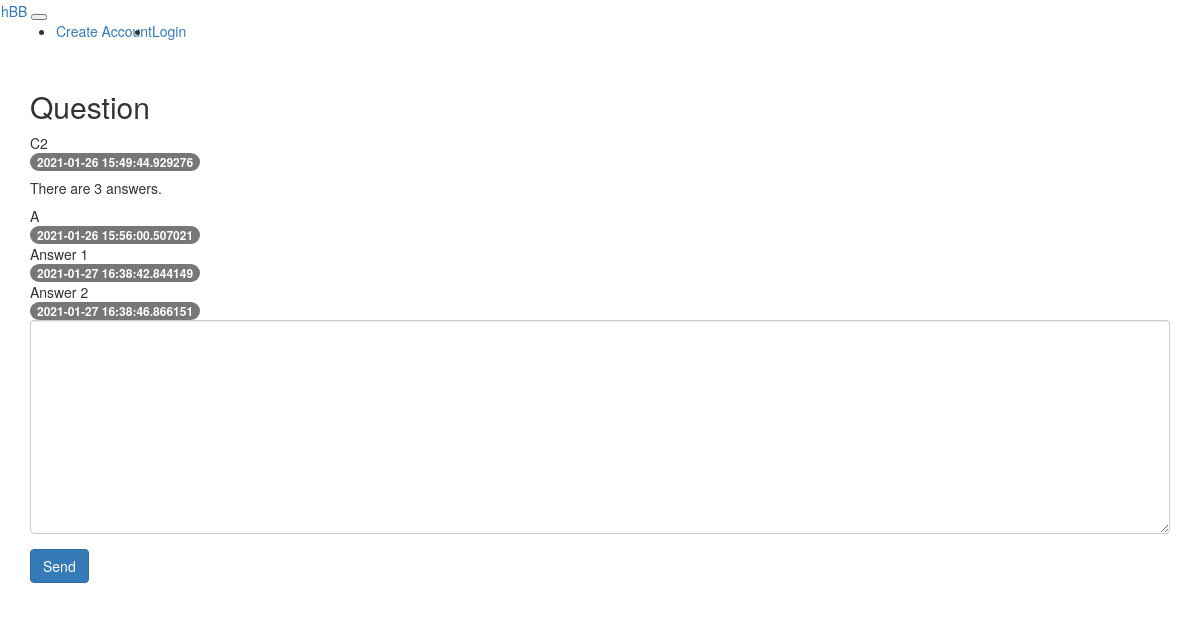
Screenshot of /question/detail/2/ with the database file from the repository.
### src/models/question.py (models this page shows)
class QuestionModel(db.Model):
    id = db.Column(db.Integer, primary_key=True)
    subject = db.Column(db.String(200), nullable=False)
    content = db.Column(db.Text(), nullable=False)
    created_date = db.Column(db.DateTime(), nullable=False)

### src/models/answer.py (models this page shows)
class AnswerModel(db.Model):
    id = db.Column(db.Integer, primary_key=True)
    question_id = db.Column(
        db.Integer, db.ForeignKey("question_model.id", ondelete="CASCADE")
    )
    question = db.relationship(
        "QuestionModel",
        backref=db.backref(
            "answer_set",
        ),
    )
    content = db.Column(db.Text(), nullable=False)
    created_date = db.Column(db.DateTime(), nullable=False)

### src/views/question_views.py (the view)
@bp.route("/detail/<int:question_id>/")
def detail(question_id):
    form = AnswerForm()
    question = QuestionModel.query.get_or_404(question_id)
    return render_template("question/question_detail.html", question=question, form=form)

### src/forms.py
class AnswerForm(FlaskForm):
    content = TextAreaField('Content', validators=[DataRequired()])

### src/templates/question/question_detail.html (shortened to what this page needs)
{% extends "base.html" %}
{% block content %}
<div class="container my-3">
    <h2 class="border-bottom py-2">{{ question.subject }}</h2>
    <div class="card my-3">
        <div class="card-body">
            <div class="card-text" style="white-space: pre-line;">{{ question.content }}</div>
        </div>
        <div class="d-flex justify-content-end">
            <div class="badge badge-light p-2">{{ question.created_date }}</div>
        </div>
    </div>
    <h5 class="border-bottom my-3 py-2">There are {{ question.answer_set|length }} answers.</h5>
    {% for answer in question.answer_set %}
    <div class="card my-3">
        <div class="card-body">
            <div class="card-text" style="white-space: pre-line;">{{ answer.content }}</div>
            <div class="d-flex justify-content-end">
                <div class="badge badge-light p-2">{{ answer.created_date }}</div>
            </div>
        </div>
    </div>
    {% endfor %}
    <form class="my-3" action="{{ url_for('answer.create', question_id=question.id) }}" method="post">
        <div class="form-group">
            <textarea class="form-control" name="content" id="content" rows="10"></textarea>
        </div>
        <input class="btn btn-primary" type="submit" value="Send" />
    </form>
</div>
{% endblock %}

### src/templates/base.html (shortened to what this page needs)
{% extends "bootstrap/base.html" %}

### src/templates/navbar.html (shortened to what this page needs)
<nav class="navbar navbar-expand-lg navbar-light bg-light border-bottom">
    <a clsee="navbar-brand" href="{{ url_for('main.index') }}">hBB</a>
    <button class="navbar-toggler ml-auto" type="button" data-toggle="collapse" data-target="#navbarNav"
        aria-controls="navbarNav" aria-expanded="false" aria-label="Toggle navigation">
    </button>
    <div id="navbarNav" class="collapse navbar-collapse flex-grow-0">
        <ul class="navbar-nav">
            <li class="nav-item"><a class="nav-link" href="#">Create Account</a></li>
            <li class="nav-item"><a class="nav-link" href="#">Login</a></li>
        </ul>
    </div>
</nav>

### rows the page displays
QuestionModel: subject "Question", content "C2", created_date "2021-01-26 15:49:44.929276"
AnswerModel: content "A", created_date "2021-01-26 15:56:00.507021"
AnswerModel: content "Answer 1", created_date "2021-01-27 16:38:42.844149"
AnswerModel: content "Answer 2", created_date "2021-01-27 16:38:46.866151"

### other values shown
{{ question.answer_set|length }} "3"
